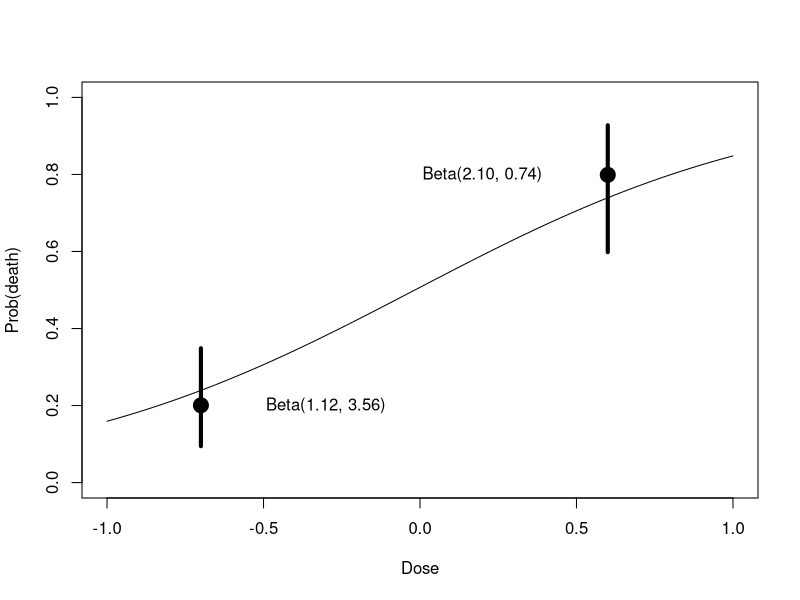
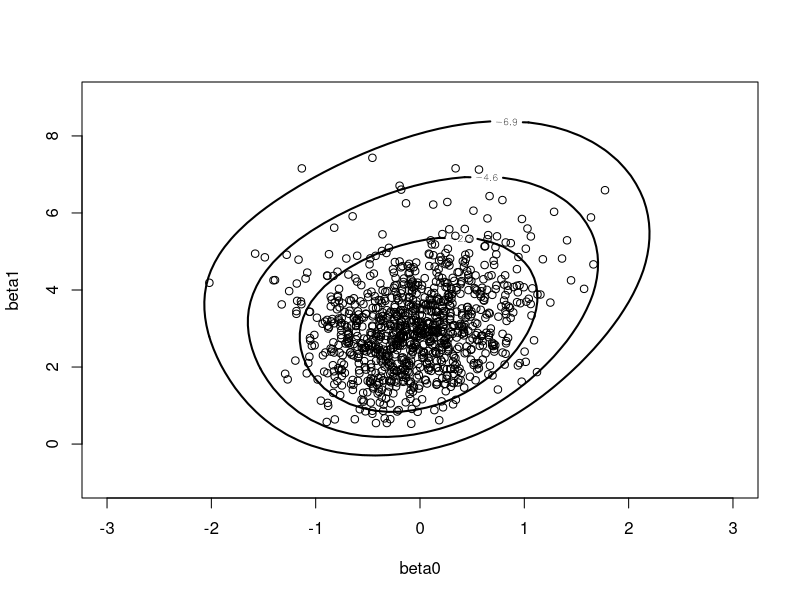
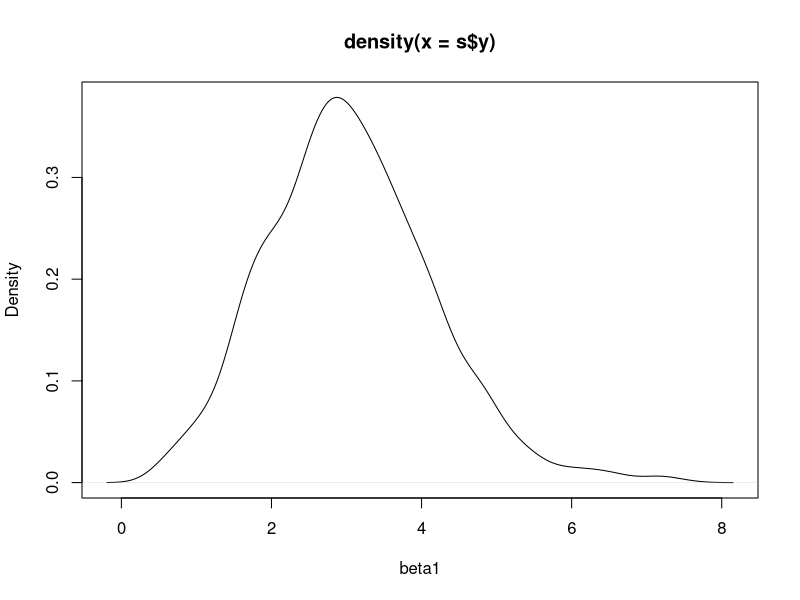
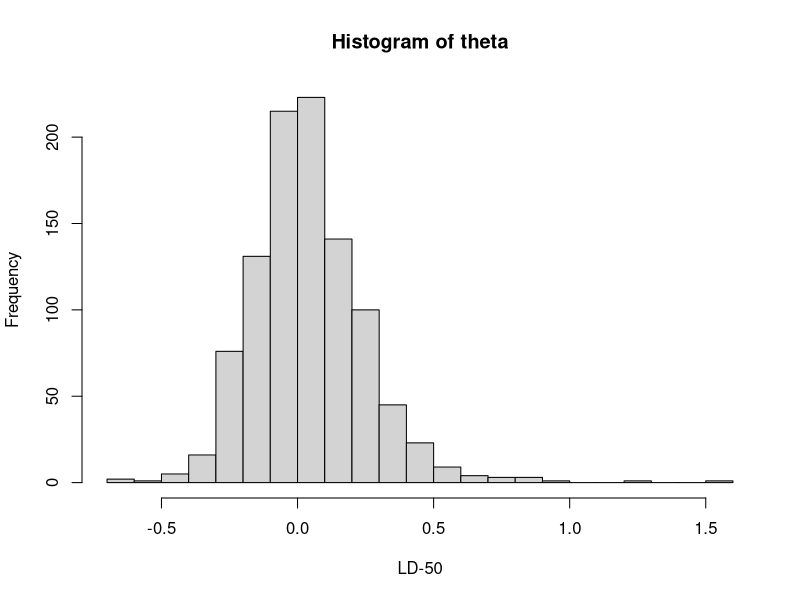

Recreate these plots in R, in order.
###################################################
# Section 4.4 A Bioassay Experiment
###################################################

library(LearnBayes)

 x = c(-0.86, -0.3, -0.05, 0.73)
 n = c(5, 5, 5, 5)
 y = c(0, 1, 3, 5)
 data = cbind(x, n, y)

 glmdata = cbind(y, n - y)
 results = glm(glmdata ~ x, family = binomial)
 summary(results)

# when x = -.7, median and 90th percentile of p are (.2,.4)
# when x = +.6, median and 90th percentile of p are (.8, .95)

a1.b1=beta.select(list(p=.5,x=.2),list(p=.9,x=.5))
a2.b2=beta.select(list(p=.5,x=.8),list(p=.9,x=.98))

prior=rbind(c(-0.7, 4.68, 1.12),
            c(0.6, 2.10, 0.74))
data.new=rbind(data, prior)

# plot prior #######################################

plot(c(-1,1),c(0,1),type="n",xlab="Dose",ylab="Prob(death)")
lines(-0.7*c(1,1),qbeta(c(.25,.75),a1.b1[1],a1.b1[2]),lwd=4)
lines(0.6*c(1,1),qbeta(c(.25,.75),a2.b2[1],a2.b2[2]),lwd=4)
points(c(-0.7,0.6),qbeta(.5,c(a1.b1[1],a2.b2[1]),c(a1.b1[2],a2.b2[2])),
    pch=19,cex=2)
text(-0.3,.2,"Beta(1.12, 3.56)")
text(.2,.8,"Beta(2.10, 0.74)")
response=rbind(a1.b1,a2.b2)
x=c(-0.7,0.6)
fit = glm(response ~ x, family = binomial)
curve(exp(fit$coef[1]+fit$coef[2]*x)/
     (1+exp(fit$coef[1]+fit$coef[2]*x)),add=T)

#######################################################
S=readline(prompt="Type  <Return>   to continue : ")

windows()
mycontour(logisticpost,c(-3,3,-1,9),data.new,
  xlab="beta0", ylab="beta1")

s=simcontour(logisticpost,c(-2,3,-1,11),data.new,1000)
points(s)

S=readline(prompt="Type  <Return>   to continue : ")

windows()
 plot(density(s$y),xlab="beta1")

S=readline(prompt="Type  <Return>   to continue : ")

 theta=-s$x/s$y
windows()
 hist(theta,xlab="LD-50",breaks=20)

 quantile(theta,c(.025,.975))
